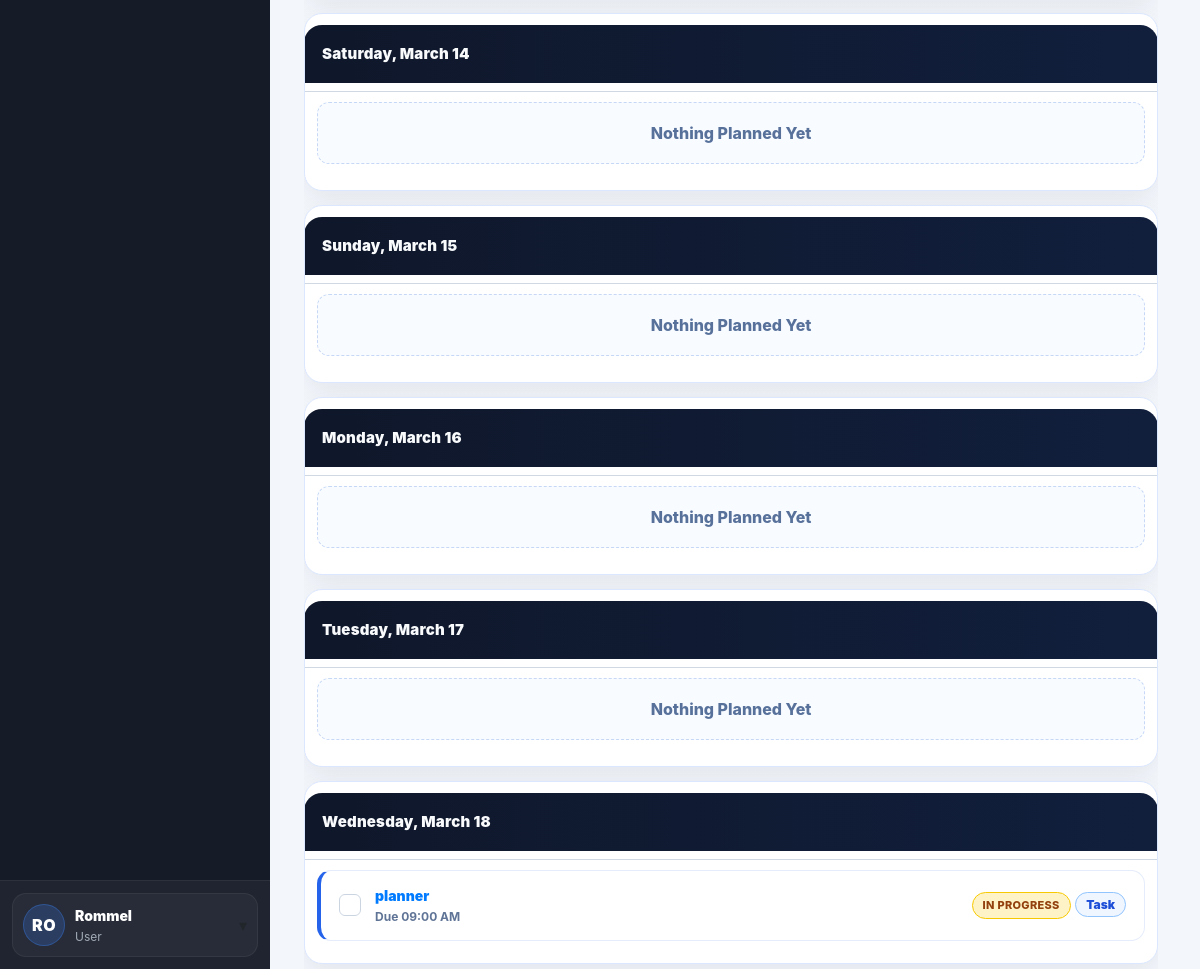
Page /dashboard (signed in, lower part) on the earlier database version.
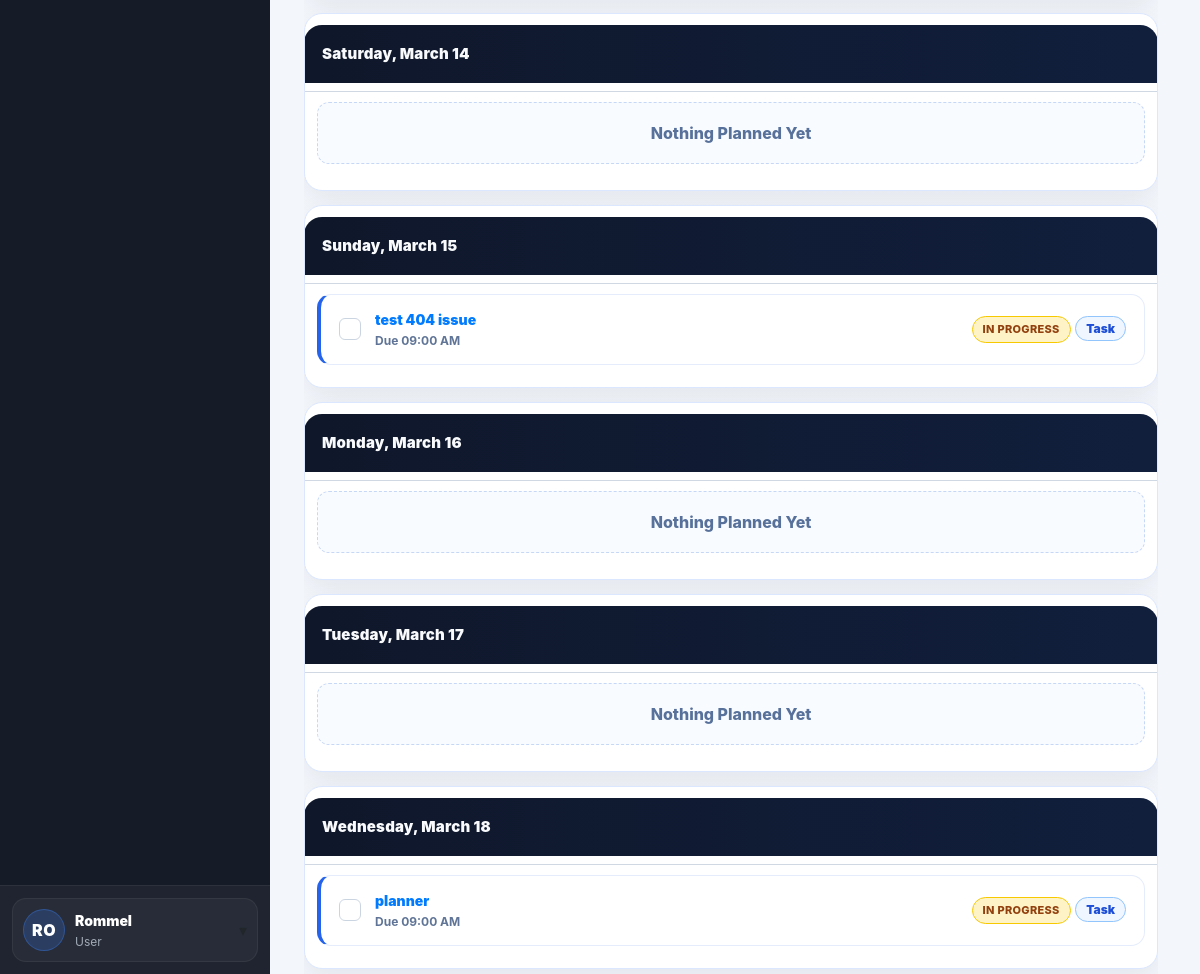
Same page on the later database version.
### website/models.py (models this page shows)
class Task(db.Model):
    id = db.Column(db.Integer, primary_key=True)
    title = db.Column(db.String(200), nullable=False)
    description = db.Column(db.Text)
    assigned_to = db.Column(db.Integer, db.ForeignKey('user.id'))
    assigned_user = db.relationship('User', foreign_keys=[assigned_to])
    status = db.Column(db.String(50), default="assigned")
    priority = db.Column(db.String(20), default="normal")
    deadline = db.Column(db.DateTime)
    file_path = db.Column(db.String(300))
    last_edited_by = db.Column(db.Integer, nullable=True)
    last_edited_at = db.Column(db.DateTime, server_default=func.now(), onupdate=func.now())
    created_at = db.Column(db.DateTime(timezone=True), server_default=func.now())

### website/views.py (the view, shortened to what this page needs)
@views.route('/dashboard')
@login_required
def user_dashboard():
    notifications = Notification.query.filter_by(user_id=current_user.id)\
        .order_by(Notification.created_at.desc()).limit(30).all()
    unread_count = Notification.query.filter_by(user_id=current_user.id, is_read=False).count()
    user_tasks = tasks = Task.query.all()
    now = ph_now()
    tasks_data = []
    for t in user_tasks:
        if not t.deadline:
            continue
        tasks_data.append({
            "id": t.id,
            "title": t.title,
            "status": t.status,
            "due_date": as_ph_naive(t.deadline).date(),                 # IMPORTANT: must be date()
            "due_time": as_ph_naive(t.deadline).strftime("%I:%M %p"),   # optional, for dashboard.html
            "is_delayed": bool(t.status != "completed" and as_ph_naive(t.deadline) < now),
        })
    meetings_data = []
    planned_days = build_planned_days(
        tasks=tasks_data,
        meetings=meetings_data,
        days_back=1,
        days_forward=7
    )
    return render_template(
        "dashboard.html",
        user=current_user,
        notifications=notifications,
        unread_count=unread_count,
        planned_days=planned_days,
        page="dashboard",
    )

### website/views.py (called while the page is built)
def ph_now():
    return datetime.now(timezone.utc).astimezone(PH_TIMEZONE).replace(tzinfo=None)

def ph_today():
    return ph_now().date()

def as_ph_naive(dt):
    if not dt:
        return None
    if dt.tzinfo is None:
        return dt
    return dt.astimezone(PH_TIMEZONE).replace(tzinfo=None)

### website/templates/dashboard.html (shortened to what this page needs)
{% extends "base.html" %}
{% block content %}
<div class="main-inner">
  <div class="planner-wrap" id="plannerWrap">
    {% if planned_days and planned_days|length > 0 %}
      {% for day in planned_days %}
        <div class="day-block" {% if day.date_label == "Today" %}id="todayPlanner"{% endif %}>
          <div class="day-head">
            <div>
              {% if day.date_label == "Today" and day.date_sub %}
                <span class="day-title today-title">Today, {{ day.date_sub }}</span>
              {% else %}
                <span class="day-title">{{ day.date_label }}</span>
              {% endif %}
            </div>
          </div>
          <div class="day-line"></div>
          {% set has_tasks = day.tasks and day.tasks|length > 0 %}
          {% set has_meetings = day.meetings and day.meetings|length > 0 %}
          {% if not has_tasks and not has_meetings %}
            <div class="nothing">Nothing Planned Yet</div>
          {% else %}
            <div class="list-view">
              {% if has_tasks %}
                {% for t in day.tasks %}
                  <div class="plan-row"
                       data-item-type="task"
                       data-task-id="{{ t.id }}"
                       data-status="{{ t.status }}"
                       data-original-status="{{ t.status if t.status != 'completed' else 'in_progress' }}"
                       data-is-delayed="{{ '1' if t.is_delayed else '0' }}">
                    <button type="button"
                            class="plan-check {% if t.status == 'completed' %}is-done{% endif %}"
                            aria-label="Mark complete"
                            data-complete-task="{{ t.id }}"
                            data-original-status="{{ t.status if t.status != 'completed' else 'in_progress' }}">✓</button>
                    <div class="plan-mid">
                      <div class="plan-title">
                        <a class="task-link"
                           data-jump-task="{{ t.id }}"
                           href="{{ url_for('views.task_dashboard') }}?open={{ t.id }}&highlight=1">
                          {{ t.title }}
                        </a>
                      </div>
                      <div class="plan-sub">
                        {% if t.due_time %}Due {{ t.due_time }}{% endif %}
                      </div>
                    </div>
                    <div class="plan-right">
                      {% set status_label = 'COMPLETED' if t.status == 'completed' else ('DELAYED' if t.is_delayed else (t.status|replace("_"," ")|upper)) %}
                      {% set status_class = 'status-completed' if t.status == 'completed' else ('status-delayed' if t.is_delayed else 'status-pending') %}
                      <span class="task-status-pill {{ status_class }}" data-status-pill>{{ status_label }}</span>
                      <span class="pill task">Task</span>
                    </div>
                  </div>
                {% endfor %}
              {% endif %}
            </div>
          {% endif %}
        </div>
      {% endfor %}
    {% endif %}
  </div>
</div>
{% endblock %}

Differences in the rows shown:
added Task: title "test 404 issue", due_time "09:00 AM", status_label "IN PROGRESS", shown under "Sunday, March 15"
Other differences:
list line gone: "Nothing Planned Yet"
